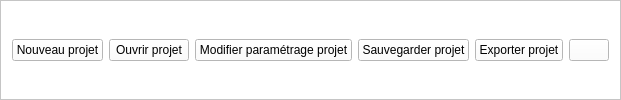
        <widget class="QFrame" name="frame_15">
         <property name="styleSheet">
          <string notr="true">background-color: white;</string>
         </property>
         <property name="frameShape">
          <enum>QFrame::Shape::StyledPanel</enum>
         </property>
         <property name="frameShadow">
          <enum>QFrame::Shadow::Raised</enum>
         </property>
         <layout class="QHBoxLayout" name="horizontalLayout_15">
          <item>
           <widget class="QPushButton" name="btn_nouveau_projet">
            <property name="text">
             <string>Nouveau projet</string>
            </property>
            <property name="icon">
             <iconset resource="../resources/icon/resources.qrc">
              <normaloff>:/icon/add.ico</normaloff>:/icon/add.ico</iconset>
            </property>
           </widget>
          </item>
          <item>
           <widget class="QPushButton" name="btn_ouvrir_projet">
            <property name="text">
             <string>Ouvrir projet</string>
            </property>
            <property name="icon">
             <iconset resource="../resources/icon/resources.qrc">
              <normaloff>:/icon/import.ico</normaloff>:/icon/import.ico</iconset>
            </property>
           </widget>
          </item>
          <item>
           <widget class="QPushButton" name="btn_modifier_projet">
            <property name="text">
             <string>Modifier paramétrage projet</string>
            </property>
            <property name="icon">
             <iconset resource="../resources/icon/resources.qrc">
              <normaloff>:/icon/edit-11-48.ico</normaloff>:/icon/edit-11-48.ico</iconset>
            </property>
           </widget>
          </item>
          <item>
           <widget class="QPushButton" name="btn_sauvegarder_projet">
            <property name="text">
             <string>Sauvegarder projet</string>
            </property>
            <property name="icon">
             <iconset resource="../resources/icon/resources.qrc">
              <normaloff>:/icon/save.ico</normaloff>:/icon/save.ico</iconset>
            </property>
           </widget>
          </item>
          <item>
           <widget class="QPushButton" name="btn_export_projet">
            <property name="text">
             <string>Exporter projet</string>
            </property>
            <property name="icon">
             <iconset resource="../resources/icon/resources.qrc">
              <normaloff>:/icon/import-svgrepo-com 14.22.36.svg</normaloff>:/icon/import-svgrepo-com 14.22.36.svg</iconset>
            </property>
           </widget>
          </item>
          <item>
           <widget class="QPushButton" name="btn_aide">
            <property name="text">
             <string/>
            </property>
            <property name="icon">
             <iconset resource="../resources/icon/resources.qrc">
              <normaloff>:/icon/help.svg</normaloff>:/icon/help.svg</iconset>
            </property>
           </widget>
          </item>
         </layout>
        </widget>
